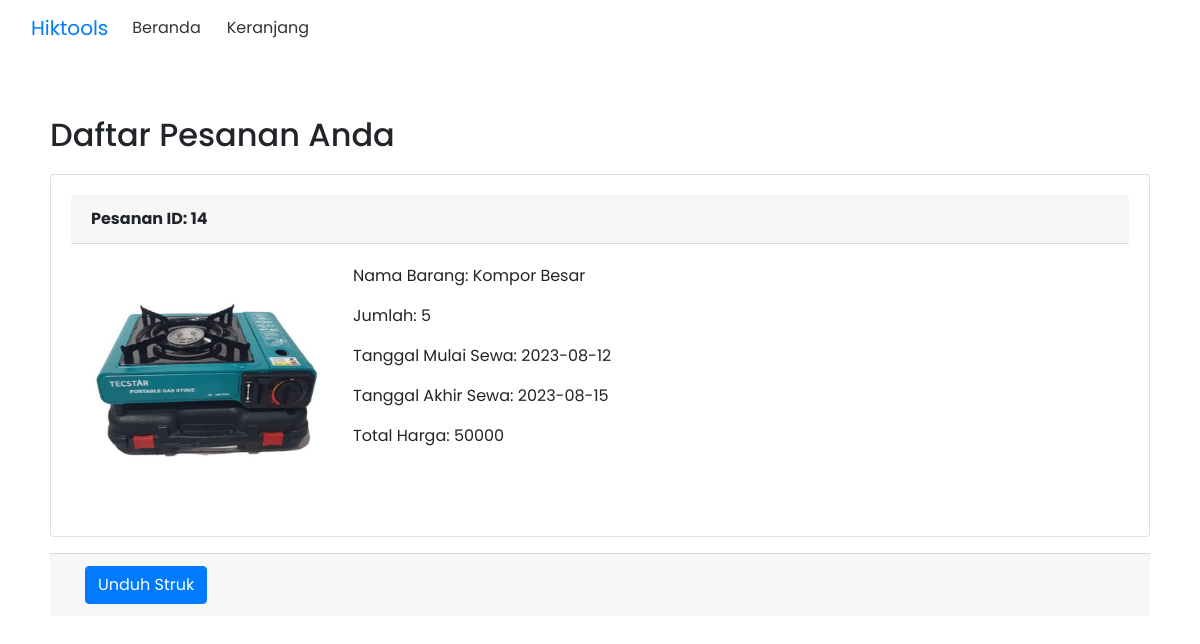
Page /User/pesanan.php (signed in) on the committed database.
### tables this page shows
CREATE TABLE `sewa` (
  `id` int(11) NOT NULL,
  `id_pemesanan` int(25) NOT NULL,
  `idUser` int(11) NOT NULL,
  `idBarang` int(11) NOT NULL,
  `nama_barang` varchar(50) NOT NULL,
  `jumlah` int(11) NOT NULL,
  `lama_sewa_start` date DEFAULT NULL,
  `lama_sewa_end` date DEFAULT NULL,
  `total_harga` int(11) NOT NULL,
  `idPesanan` int(11) NOT NULL
);

CREATE TABLE `pesanan` (
  `idPesanan` int(11) NOT NULL,
  `idUser` int(11) NOT NULL,
  `tanggalPesan` date NOT NULL,
  `totalHarga` decimal(10,2) NOT NULL,
  `status` varchar(20) NOT NULL DEFAULT 'pending'
);

CREATE TABLE `barang` (
  `id` int(11) NOT NULL,
  `foto` varchar(25) NOT NULL,
  `nama_barang` varchar(30) NOT NULL,
  `stok` int(100) DEFAULT NULL,
  `harga` int(100) DEFAULT NULL,
  `idKategori` int(11) NOT NULL
);

### User/pesanan.php (the view, shortened to what this page needs)
<?php
function getOrders() {
    include '../koneksi.php';
    if (isset($_SESSION['user_id'])) {
        $idUser = $_SESSION['user_id'];
        $queryOrders = "
            SELECT
                p.idPesanan,
                ts.id,
                ts.idBarang,
                b.nama_barang,
                CONCAT('../ASSET/alat/', b.foto) AS foto,
                ts.jumlah,
                ts.lama_sewa_start,
                ts.lama_sewa_end,
                (b.harga * ts.jumlah) AS total_harga
            FROM sewa ts
            JOIN barang b ON ts.idBarang = b.id
            JOIN pesanan p ON ts.idPesanan = p.idPesanan
            WHERE p.idUser = $idUser
            GROUP BY p.idPesanan, ts.idBarang, b.nama_barang, ts.lama_sewa_start, ts.lama_sewa_end
        ";
        $resultOrders = mysqli_query($koneksi, $queryOrders);
        return $resultOrders;
    } else {
        return null;
    }
}
?>
<!DOCTYPE html>
<html>
<head>
    <nav class="navbar navbar-expand-lg bg-body-tertiary">
        <div class="container-fluid">
            <a class="navbar-brand" href="#">Hiktools</a>
            <div class="collapse navbar-collapse" id="navbarSupportedContent">
                <ul class="navbar-nav me-auto mb-2 mb-lg-0">
                    <li class="nav-item">
                        <a class="nav-link active" aria-current="page" href="user.php">Beranda</a>
                    </li>
                    <li class="nav-item">
                        <a class="nav-link active" aria-current="page" href="keranjang.php">Keranjang</a>
                    </li>
                </ul>
            </div>
        </div>
    </nav>
    <link rel="stylesheet" href="https://maxcdn.bootstrapcdn.com/bootstrap/4.5.2/css/bootstrap.min.css">
    <link rel="stylesheet" href="styleUser.css">
</head>
<body>
<nav class="navbar navbar-expand-lg bg-body-tertiary">
</nav>
<div class="container mt-4">
    <h2>Daftar Pesanan Anda</h2>
    <?php
    $orders = getOrders();
    $currentOrderId = null;
    if (mysqli_num_rows($orders) > 0) {
        while ($order = mysqli_fetch_assoc($orders)) {
            if ($currentOrderId !== $order['idPesanan']) {
                $currentOrderId = $order['idPesanan'];
                $currentNamaBarang = $order['nama_barang'];
                $currentJumlah = $order['jumlah'];
                $currentLamaSewaStart = $order['lama_sewa_start'];
                $currentLamaSewaEnd = $order['lama_sewa_end'];
                $currentTotalHarga = $order['total_harga'];
                ?>
                <div class="card mb-3">
                    <div class="card-header">
                        <strong>Pesanan ID: <?php echo $order['idPesanan']; ?></strong>
                    </div>
                    <div class="card-body">
                <?php
            }
            ?>
            <div class="row">
                <div class="col-md-3">
                    <img src="<?php echo $order['foto']; ?>" alt="Foto Barang" class="img-fluid">
                </div>
                <div class="col-md-9">
                <p>Nama Barang: <?php echo $order['nama_barang']; ?></p>
                <p>Jumlah: <?php echo $order['jumlah']; ?></p>
                <p>Tanggal Mulai Sewa: <?php echo $order['lama_sewa_start']; ?></p>
                <p>Tanggal Akhir Sewa: <?php echo $order['lama_sewa_end']; ?></p>
                <p>Total Harga: <?php echo $order['total_harga']; ?></p>
            </div>
            </div>
            <?php
        }
        echo '</div>';
        echo '</div>';
        echo '<div class="card-footer">
        <div class="col-md-4">
        <a href="javascript:void(0)" class="btn btn-primary download-btn" onclick="generateReceipt(\'' . $currentOrderId . '\', \'' . $currentNamaBarang . '\', \'' . $currentJumlah . '\', \'' . $currentLamaSewaStart . '\', \'' . $currentLamaSewaEnd . '\', \'' . $currentTotalHarga . '\')">Unduh Struk</a>
    </div>
    </div>
    </div>
        ';
    } else {
        echo '<p>Tidak ada pesanan.</p>';
    }
    ?>
</body>
</html>

### User/styleUser.css (style rules this page uses)
* { font-family: 'Montserrat', sans-serif; font-family: 'Poppins', sans-serif; }
body { font-family: Arial, sans-serif; margin: 0; padding: 0; }
nav { padding: 10px; align-items : flex-end; }
nav ul { list-style-type: none; margin: 0; padding: 0; text-align: center; }
nav ul li { display: inline-block; margin-right: 10px; }
nav ul li a { text-decoration: none; color: #333; padding: 5px; }
.container { width: 100%; margin: 10px auto; padding: 20px; justify-content:center; }
.card { padding: 20px; margin-top: 20px; }

### rows in the picture
sewa: idPesanan.idPesanan "14", idBarang.nama_barang "Kompor Besar", jumlah "5", lama_sewa_start "2023-08-12", lama_sewa_end "2023-08-15", total_harga "50000"
